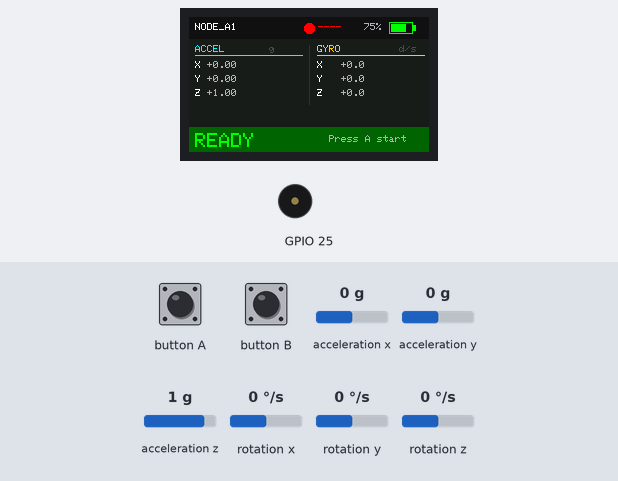
Bench run of a sketch on a simulated ESP32. Shown: 240×135 colour display, buzzer (waves = sounding). The inputs (shaded band) are chosen by the test bench; at power-on: acceleration y 0 g, acceleration z 1 g, acceleration x 0 g, rotation x 0 °/s, rotation y 0 °/s, rotation z 0 °/s. Nothing arrives over Bluetooth unless stated; a phone connects over Bluetooth LE 3 s after start.

Above: at 1.3 s.
1.4 s: button A pressed for 0.15 s
At 1.92 s:
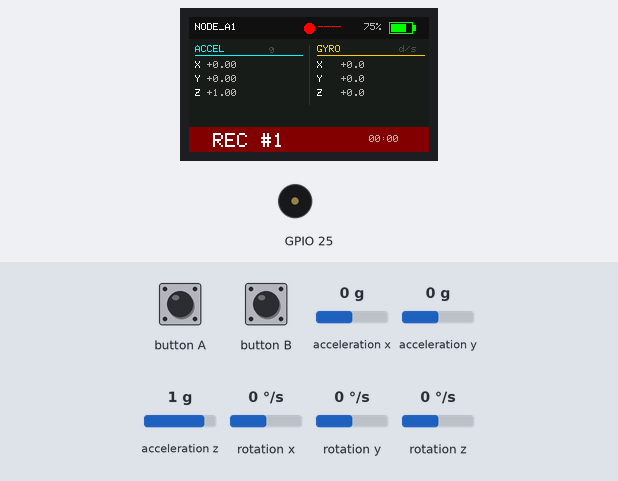
4.1 s: acceleration y set to -0.2 g
At 4.88 s:
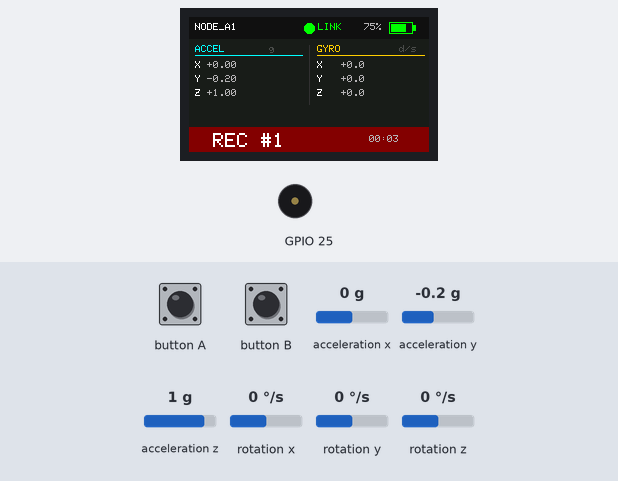
7.1 s: acceleration z set to 0.1 g
At 7.4 s:
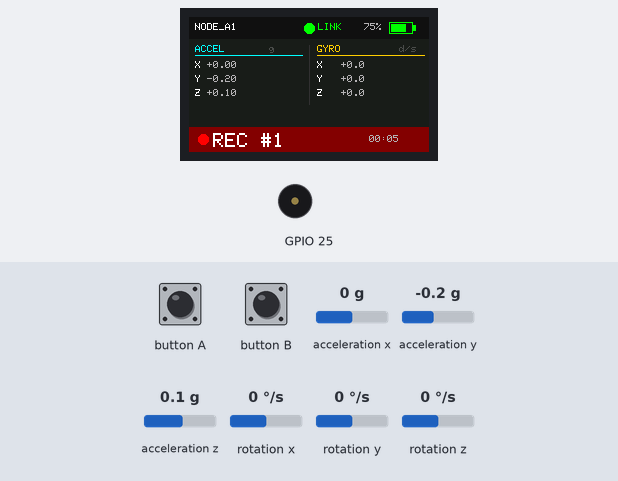
9.1 s: acceleration z set to -0.2 g
At 10.0 s:
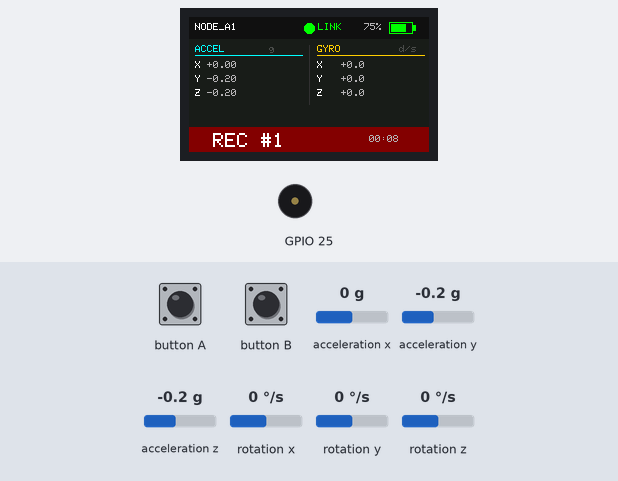
12.0 s: button A pressed for 1 s
At 13.4 s:
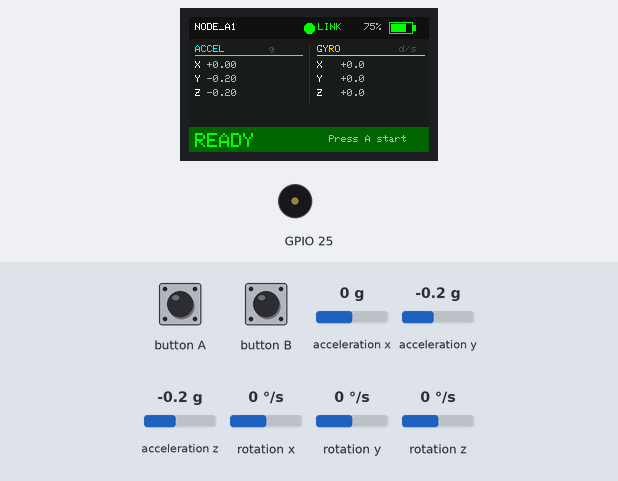
14.5 s: acceleration x set to -1.4 g
At 16.0 s:
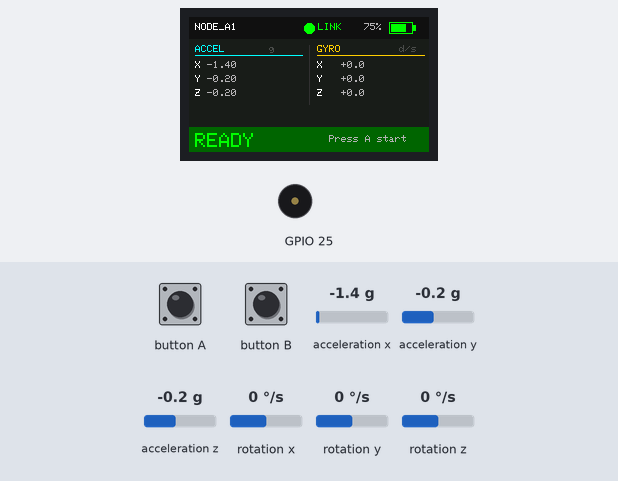
Timing chart, 0 to 17.1 s (numbered marks = the images above; inputs shaded):
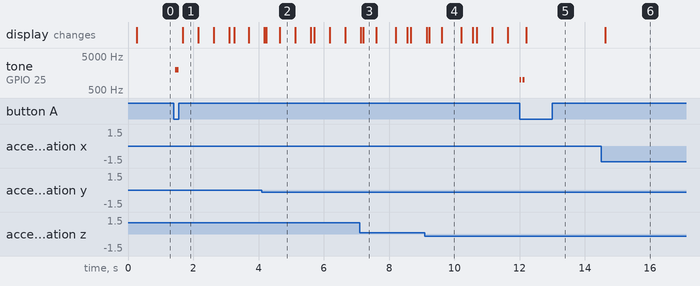

Measured:
- the behaviour switches between 0 and -0.1 g on acceleration y (found by bisection; images 1 and 2)
- the behaviour switches between 0 and -0.1 g on acceleration z (found by bisection; images 3 and 4)
- after the input at 1.4 s, tone on GPIO 25: silent → 2000 Hz after 0.05 s, → silent 0.10 s later; the display: changes after 0.28 s (image 1)
- after the input at 4.1 s, the display: first differs from a run without the input after 0.14 s (image 2 shows a later state)
- after the input at 9.1 s, the display: first differs from a run without the input after 0.13 s (image 4 shows a later state)
- after the input at 12.0 s, tone on GPIO 25: alternates 1000 Hz for 0.05 s and silent for 0.05 s, 4 changes in all, then stays silent, starting at once; the display: changes after 0.20 s (image 5)
- after the input at 14.5 s, the display: changes after 0.12 s (image 6)

The sketch:

test_rec.ino
```cpp
#include <M5StickCPlus2.h>
#include <BLEDevice.h>
#include <BLEServer.h>
#include <BLEUtils.h>
#include <BLE2902.h>

#define NODE_NAME "NODE_A1"
#define SERVICE_UUID        "12345678-1234-1234-1234-123456789abc"
#define CHARACTERISTIC_UUID "abcd1234-ab12-cd34-ef56-abcdef123456"
// Secondary characteristic — server writes here to tell the M5 which
// set number the server just allocated. Firmware uses the written
// value on its display so the coach sees the same number the server
// stored on disk (DEVLOG: B-protocol sync).
#define SETNUM_CHARACTERISTIC_UUID "abcd5678-ab12-cd34-ef56-abcdef123456"

BLECharacteristic *pCharacteristic;
BLECharacteristic *pSetnumChar;
BLEServer *pServer;
volatile int displayedSetNumber = 0;   // value received from Python (server-truth)
volatile bool deviceConnected = false;
volatile bool recording = false;
int setNumber = 0;
unsigned long recStartTime = 0;
int loopCount = 0;
unsigned long lastIMUTime = 0;
const unsigned long IMU_INTERVAL_MS = 10;  // 10ms = 100Hz target (IMU gives ~70Hz real)

// ─── Batch BLE protocol ───────────────────────────────────
#define BATCH_SIZE 3

struct __attribute__((packed)) IMUReading {
    uint32_t timestamp;
    int16_t ax, ay, az;   // accel × 1000
    int16_t gx, gy, gz;   // gyro  × 10
};

IMUReading batchBuffer[BATCH_SIZE];
int batchIndex = 0;

M5Canvas canvas(&StickCP2.Display);

// Color palette
const uint16_t COL_BG       = 0x18E3;  // dark blue-gray
const uint16_t COL_BAR      = 0x1082;  // darker bar
const uint16_t COL_WHITE    = TFT_WHITE;
const uint16_t COL_GRAY     = 0xB596;  // light gray
const uint16_t COL_CYAN     = 0x07FF;  // cyan for accel
const uint16_t COL_AMBER    = 0xFE60;  // amber for gyro
const uint16_t COL_GREEN    = 0x07E0;  // green accent
const uint16_t COL_RED      = 0xF800;  // red accent
const uint16_t COL_REC_BG   = 0x8000;  // dark red for rec bar
const uint16_t COL_IDLE_BG  = 0x0320;  // dark green for idle bar

// Defer re-advertising to the main loop so BLE callbacks stay non-blocking.
// Blocking in onDisconnect() (with delay(500)) can freeze the BLE stack and
// has been observed to leave the device stuck — especially after an unclean
// Python-side disconnect (DEVLOG #16).
volatile bool needRestartAdvertising = false;

class MyServerCallbacks : public BLEServerCallbacks {
    void onConnect(BLEServer *s) { deviceConnected = true; }
    void onDisconnect(BLEServer *s) {
        deviceConnected = false;
        needRestartAdvertising = true;   // handled in loop()
    }
};

// Receive the server-assigned set number from Python.
// Use raw-pointer API (getData/getLength) — newer ESP32 Arduino cores
// (3.x) changed getValue() to return Arduino String instead of
// std::string, which breaks std::string assignment. getData()/getLength()
// has been stable across all ESP32 BLE versions.
class MySetnumCallbacks : public BLECharacteristicCallbacks {
    void onWrite(BLECharacteristic *c) {
        uint8_t *data = c->getData();
        size_t len = c->getLength();
        if (data != nullptr && len >= 1) {
            displayedSetNumber = data[0];
        }
    }
};

// Watchdog: if we're not connected AND haven't kicked advertising in a
// while, force it on anyway. This is a self-heal in case onDisconnect
// never fires (e.g. the central died ungracefully and our link layer is
// stuck mid-supervision). After this window the host can find us again
// without requiring a manual M5 power-cycle.
unsigned long lastAdvCheck = 0;
const unsigned long ADV_WATCHDOG_MS = 3000;  // check every 3 seconds

void setup() {
    auto cfg = M5.config();
    StickCP2.begin(cfg);
    StickCP2.Display.setRotation(1);
    StickCP2.Imu.begin();

    canvas.createSprite(240, 135);

    BLEDevice::init(NODE_NAME);
    pServer = BLEDevice::createServer();
    pServer->setCallbacks(new MyServerCallbacks());
    BLEService *pService = pServer->createService(SERVICE_UUID);
    pCharacteristic = pService->createCharacteristic(
        CHARACTERISTIC_UUID,
        BLECharacteristic::PROPERTY_NOTIFY
    );
    pCharacteristic->addDescriptor(new BLE2902());

    // Server-assigned set-number characteristic (write from central)
    pSetnumChar = pService->createCharacteristic(
        SETNUM_CHARACTERISTIC_UUID,
        BLECharacteristic::PROPERTY_WRITE | BLECharacteristic::PROPERTY_READ
    );
    pSetnumChar->setCallbacks(new MySetnumCallbacks());
    uint8_t init_val = 0;
    pSetnumChar->setValue(&init_val, 1);

    pService->start();
    pServer->getAdvertising()->start();
}

void drawStatusBar() {
    // Top bar background
    canvas.fillRect(0, 0, 240, 22, COL_BAR);

    // Node name (left)
    canvas.setTextSize(1);
    canvas.setTextColor(COL_WHITE);
    canvas.setCursor(6, 6);
    canvas.setTextSize(1);
    canvas.printf("%s", NODE_NAME);

    // BLE status (middle) - prominent indicator
    uint16_t bleCol = deviceConnected ? COL_GREEN : COL_RED;
    canvas.fillCircle(120, 11, 5, bleCol);
    canvas.setTextColor(bleCol);
    canvas.setCursor(129, 6);
    canvas.printf(deviceConnected ? "LINK" : "----");

    // Battery (right)
    int batt = StickCP2.Power.getBatteryLevel();
    uint16_t battCol = batt > 20 ? COL_GREEN : COL_RED;
    // Battery icon outline
    canvas.drawRect(200, 5, 24, 12, battCol);
    canvas.fillRect(224, 8, 3, 6, battCol);
    // Battery fill
    int fillW = (int)(20.0 * batt / 100.0);
    if (fillW > 0) canvas.fillRect(202, 7, fillW, 8, battCol);
    // Percentage text
    canvas.setTextColor(COL_GRAY);
    canvas.setCursor(175, 6);
    canvas.printf("%d%%", batt);
}

void drawIMUData(float ax, float ay, float az, float gx, float gy, float gz) {
    int y0 = 28;

    // Accel section
    canvas.setTextColor(COL_CYAN);
    canvas.setCursor(6, y0);
    canvas.printf("ACCEL");
    canvas.drawFastHLine(6, y0 + 10, 108, COL_CYAN);

    canvas.setTextColor(COL_WHITE);
    canvas.setCursor(6, y0 + 16);
    canvas.printf("X");
    canvas.setTextColor(COL_GRAY);
    canvas.setCursor(18, y0 + 16);
    canvas.printf("%+.2f", ax);

    canvas.setTextColor(COL_WHITE);
    canvas.setCursor(6, y0 + 30);
    canvas.printf("Y");
    canvas.setTextColor(COL_GRAY);
    canvas.setCursor(18, y0 + 30);
    canvas.printf("%+.2f", ay);

    canvas.setTextColor(COL_WHITE);
    canvas.setCursor(6, y0 + 44);
    canvas.printf("Z");
    canvas.setTextColor(COL_GRAY);
    canvas.setCursor(18, y0 + 44);
    canvas.printf("%+.2f", az);

    // Divider line
    canvas.drawFastVLine(120, y0, 60, 0x3186);

    // Gyro section
    canvas.setTextColor(COL_AMBER);
    canvas.setCursor(128, y0);
    canvas.printf("GYRO");
    canvas.drawFastHLine(128, y0 + 10, 108, COL_AMBER);

    canvas.setTextColor(COL_WHITE);
    canvas.setCursor(128, y0 + 16);
    canvas.printf("X");
    canvas.setTextColor(COL_GRAY);
    canvas.setCursor(140, y0 + 16);
    canvas.printf("%+6.1f", gx);

    canvas.setTextColor(COL_WHITE);
    canvas.setCursor(128, y0 + 30);
    canvas.printf("Y");
    canvas.setTextColor(COL_GRAY);
    canvas.setCursor(140, y0 + 30);
    canvas.printf("%+6.1f", gy);

    canvas.setTextColor(COL_WHITE);
    canvas.setCursor(128, y0 + 44);
    canvas.printf("Z");
    canvas.setTextColor(COL_GRAY);
    canvas.setCursor(140, y0 + 44);
    canvas.printf("%+6.1f", gz);

    // Units
    canvas.setTextColor(0x4A69);
    canvas.setCursor(80, y0);
    canvas.printf("g");
    canvas.setCursor(210, y0);
    canvas.printf("d/s");
}

void drawRecBar() {
    int y0 = 110;

    if (recording) {
        canvas.fillRect(0, y0, 240, 25, COL_REC_BG);
        // Blinking dot
        if ((millis() / 500) % 2 == 0) {
            canvas.fillCircle(14, y0 + 12, 5, COL_RED);
        }
        canvas.setTextColor(COL_WHITE);
        canvas.setCursor(24, y0 + 6);
        unsigned long elapsed = (millis() - recStartTime) / 1000;
        int mins = elapsed / 60;
        int secs = elapsed % 60;
        canvas.setTextSize(2);
        // Prefer the server-assigned number (authoritative: matches
        // what's actually saved in data/). Fall back to local count
        // if server hasn't told us yet (no BLE link, first 100ms).
        int shownNum = displayedSetNumber > 0 ? displayedSetNumber : setNumber;
        canvas.printf("REC #%d", shownNum);
        canvas.setTextSize(1);
        canvas.setTextColor(COL_GRAY);
        canvas.setCursor(180, y0 + 8);
        canvas.printf("%02d:%02d", mins, secs);
    } else {
        canvas.fillRect(0, y0, 240, 25, COL_IDLE_BG);
        canvas.setTextColor(COL_GREEN);
        canvas.setCursor(6, y0 + 6);
        canvas.setTextSize(2);
        canvas.printf("READY");
        canvas.setTextSize(1);
        canvas.setTextColor(COL_GRAY);
        canvas.setCursor(140, y0 + 8);
        canvas.printf("Press A start");
    }
    canvas.setTextSize(1);
}

void loop() {
    StickCP2.update();

    // Handle deferred re-advertising (from onDisconnect)
    if (needRestartAdvertising) {
        needRestartAdvertising = false;
        pServer->getAdvertising()->start();
    }

    // Watchdog: force-restart advertising every ADV_WATCHDOG_MS while
    // not connected. Covers the case where onDisconnect never fires
    // because the host vanished ungracefully (Python crash, laptop sleep).
    unsigned long tNow = millis();
    if (!deviceConnected && (tNow - lastAdvCheck > ADV_WATCHDOG_MS)) {
        lastAdvCheck = tNow;
        pServer->getAdvertising()->stop();
        pServer->getAdvertising()->start();
    }

    if (StickCP2.BtnA.wasPressed()) {
        recording = !recording;
        if (recording) {
            setNumber++;
            recStartTime = millis();
            StickCP2.Speaker.tone(2000, 100);
        } else {
            StickCP2.Speaker.tone(1000, 50);
            delay(100);
            StickCP2.Speaker.tone(1000, 50);
        }
    }

    // Read IMU only when interval has elapsed (avoids duplicate readings)
    unsigned long now = millis();
    if (now - lastIMUTime >= IMU_INTERVAL_MS) {
        lastIMUTime = now;

        float ax, ay, az, gx, gy, gz;
        StickCP2.Imu.getAccel(&ax, &ay, &az);
        StickCP2.Imu.getGyro(&gx, &gy, &gz);

        // Draw display every 3rd IMU read (~33fps)
        loopCount++;
        if (loopCount >= 3) {
            loopCount = 0;
            canvas.fillSprite(COL_BG);
            drawStatusBar();
            drawIMUData(ax, ay, az, gx, gy, gz);
            drawRecBar();
            canvas.pushSprite(0, 0);
        }

        // Buffer IMU reading for batched BLE send
        batchBuffer[batchIndex].timestamp = now;
        batchBuffer[batchIndex].ax = (int16_t)(ax * 1000);
        batchBuffer[batchIndex].ay = (int16_t)(ay * 1000);
        batchBuffer[batchIndex].az = (int16_t)(az * 1000);
        batchBuffer[batchIndex].gx = (int16_t)(gx * 10);
        batchBuffer[batchIndex].gy = (int16_t)(gy * 10);
        batchBuffer[batchIndex].gz = (int16_t)(gz * 10);
        batchIndex++;

        // Send batch when full (3 readings per BLE notification)
        if (batchIndex >= BATCH_SIZE && deviceConnected) {
            uint8_t packet[4 + BATCH_SIZE * sizeof(IMUReading)];
            packet[0] = recording ? 1 : 0;
            packet[1] = (uint8_t)setNumber;
            packet[2] = BATCH_SIZE;
            packet[3] = 0;
            memcpy(&packet[4], batchBuffer, BATCH_SIZE * sizeof(IMUReading));
            pCharacteristic->setValue(packet, sizeof(packet));
            pCharacteristic->notify();
            batchIndex = 0;
        } else if (batchIndex >= BATCH_SIZE) {
            batchIndex = 0;
        }
    }
}
```
